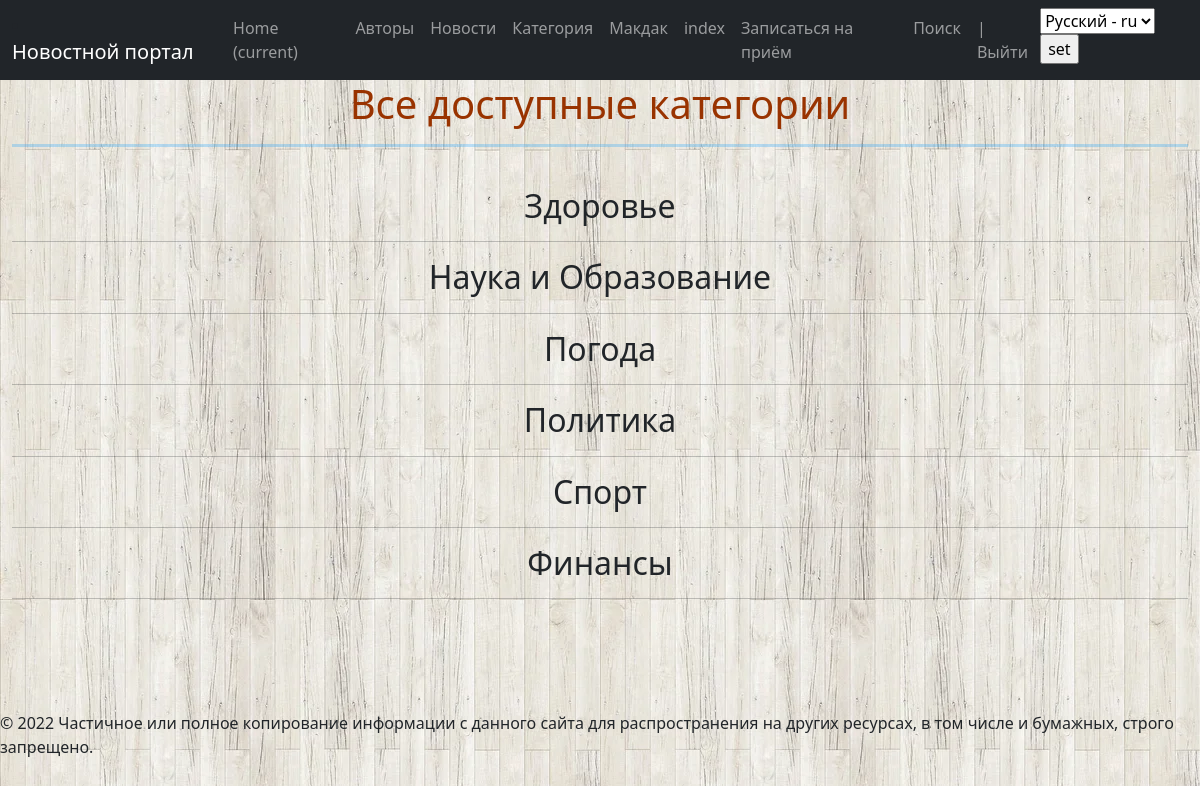
The page /category/ on the database its author committed.
### news/models.py (models this page shows, shortened)
class Category(models.Model):
    name = models.CharField(max_length=64, unique=True, verbose_name='Название категории')
    subscribers = models.ManyToManyField(User, )
    class Meta:
        verbose_name = "Категории"
        verbose_name_plural = "Категории"
        ordering = ('name',)

### news/views.py (the view)
# urls.py: path('category/', CategoryList.as_view(), name='category'),
class CategoryList(ListView):
    model = Category
    template_name = 'category.html'
    queryset = Category.objects.all()
    context_object_name = 'Category'

### news/templates/category.html (shortened to what this page needs)
{% extends 'flatpages/default.html' %}
{% load i18n %}
{% block content %}
<h1><span style="color: #993300;">{% trans 'Все доступные категории' %}</span></h1>
<hr size="5" style="color: #0099ff;"/>
<br>
{% if Category %}
{% for cat in Category %}
<tr>
    <td>
        <h2>{{ cat.name }}</h2>
        <hr/>
    </td>
</tr>
{% endfor %}
{% else %}
<h2>{% trans 'Категорий нет!' %}</h2>
{% endif %}
{% endblock content %}

### rows shown on the page
Category: name "Здоровье"
Category: name "Наука и Образование"
Category: name "Погода"
Category: name "Политика"
Category: name "Спорт"
Category: name "Финансы"

### other values the page prints
form field language "Русский - ru"
